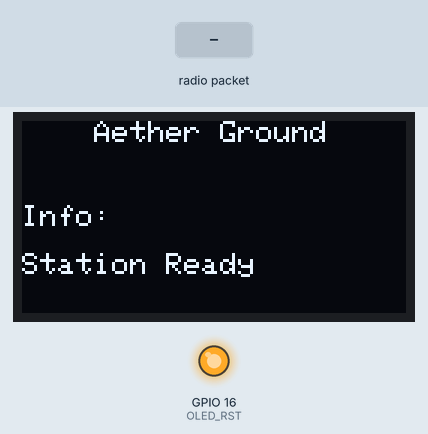
A program run on a simulated ESP32. Parts: 128×64 one-colour display, output pins drawn as LEDs (lit = HIGH). The test bench sets the inputs (shaded band). No radio packets arrive unless stated; what the program prints to the serial monitor is not drawn.

Above: at 1.0 s.
1.1 s: radio packet "Onboard Hello" arrives
At 3.0 s:
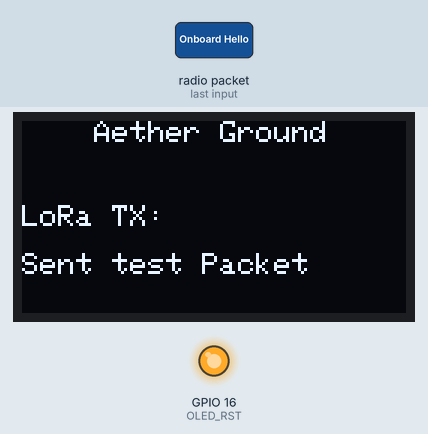
At 4.0 s:
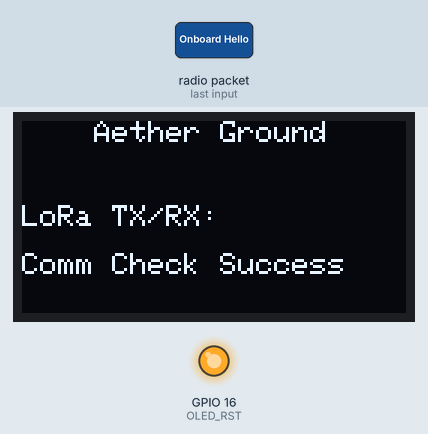
Timing chart, 0 to 5.5 s (numbered marks = the images above; inputs shaded):
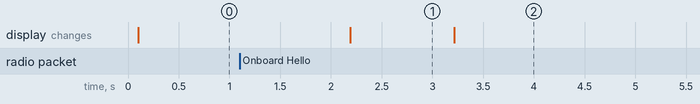

The program:

main.cpp
```cpp
#include <Arduino.h>
#include <SPI.h>
#include <LoRa.h>
#include <Wire.h>
#include "main/Web.h"
#include "main/Input.h"
#include "util/WiFi.h"
#include "util/Comms.h"
#include "util/Serial.h"
#include "util/Logs.h"
#include "util/OLED.h"

void setup() {
    Serial.begin(115200);
    initOLED();
    initInput();
    initLoRa();
    initWiFi();
    initWeb();
    srlInitFin();
    delay(2000);
    while (!checkComm());
}

void loop() {
    inputListener();
}
```

Input.cpp
```cpp
#include <Arduino.h>
#include "Input.h"
#include "util/Comms.h"
#include "util/Serial.h"
#include "util/OLED.h"
#include "pins/buttonPins.h"

void initInput() {
    pinMode(BUTTON1, INPUT);
}

void inputListener() {
    int buttonState = digitalRead(BUTTON1);
    if(buttonState == HIGH) {
        sendLoRa("404");
        delay(250);
        srlInfo("LoRa TX: Sent 404 (Kill)");
        writeToDisplay("LoRa TX:","Sent 404 (Kill)");
    }
}
```

Input.h
```cpp
void initInput();
void inputListener();
```

Web.cpp
```cpp
#include <Arduino.h>
#include <WebServer.h>
#include <ESPAsyncWebServer.h>
#include <Update.h>
#include "static/WebPages.h"
#include "util/Comms.h"
#include "util/Serial.h"
#include "Web.h"

// start webserver on port 80
AsyncWebServer server(80);

// post-execution OTA update handling
void handleUpdate(AsyncWebServerRequest *request) {
  request->send(200, "text/html", updateIndex);
};

// execute OTA update
void handleDoUpdate(AsyncWebServerRequest *request, const String& filename, size_t index, uint8_t *data, size_t len, bool final) {
  if (!index){
    size_t content_len;
    content_len = request->contentLength();
    int cmd = (filename.indexOf(F(".spiffs.bin")) > -1 ) ? U_SPIFFS : U_FLASH;
    if (cmd == U_FLASH && !(filename.indexOf(F(".bin")) > -1) ) return; // wrong image for ESP32
    if (!Update.begin(UPDATE_SIZE_UNKNOWN, cmd)) {
      Update.printError(Serial);
    }
  }
  if (Update.write(data, len) == len) {
    int progress = Update.progress() / 10000;
    Serial.println(progress);
  } else {
    Update.printError(Serial);
  }
  if (final) {
    if (!Update.end(true)){
      Update.printError(Serial);
    } else {
      AsyncWebServerResponse *response = request->beginResponse(200, "text/html", updateDoneIndex);
      request->send(response);
      delay(100);
      ESP.restart();
    }
  }
}

// handle main webinterface
void initWeb(){
    server.on("/", HTTP_GET, [](AsyncWebServerRequest *request){
        request->send_P(200, "text/html", mainIndex);
    });
    server.on("/update", HTTP_GET, [](AsyncWebServerRequest *request){
        request->send(200, "text/html", updateIndex);
    });
    server.on("/doUpdate", HTTP_POST,
        [](AsyncWebServerRequest *request) {},
        [](AsyncWebServerRequest *request, const String& filename, size_t index, uint8_t *data, size_t len, bool final) {
        handleDoUpdate(request, filename, index, data, len, final);}
    );
    server.begin();
    srlInfo("AsyncHTTP initialized");
}
```

Web.h
```cpp
void initWeb();
void inputGyro();
```

WebPages.h
```cpp
const char mainIndex[] PROGMEM = R"=====(
<!DOCTYPE html>
<html>
<head>
</head>
  <body style="width: 99%; height: 99%; background-color:#141441;">
    <section>

      <h1 style="font-size: 5em; padding-left: 0.4em; text-align: center; color:white;">AETHER ONE</h1>
      <h2 style="font-size: 3em; padding-left: 15%; color:white;"><u>TELEMETRY DATA</u></h2>
      <h2 style="font-size: 2.5em; padding-top:2.5em;  padding-left: 10%; color:white;" class="sensore_value"><u>Sensor
      <h1>Value: </u><span id="Log"> 0</span></h1>
      <h2 style="font-size: 2.5em; padding-top:2.5em; padding-left: 10%; color:white;"><u>About Motor:</u></h2>

    </section>

    <script>
      setInterval(function () {
        getData();
      }, 500); //update rate

      function getData() {
        var xhttp = new XMLHttpRequest();
        xhttp.onreadystatechange = function () {
          if (this.readyState == 4 && this.status == 200) {
            document.getElementById("Log").innerHTML = this.responseText;
          }
        };
        xhttp.open("GET", "readLog", true);
        xhttp.send();
      }
    </script>
    <style>
      button {
        background: #5a5a7a;
        color: #fff;

        /* For button Size */
        font-size: 340%;
        padding-top: 5%;
        width: 70%;
        padding-bottom: 5%;

        margin-top: 10px;
        margin-left: 15%;
        border: none;
        border-radius: 4px;
      }
    </style>
  </body>
</html>
)=====";

const char updateIndex[] PROGMEM = R"=====(
<!DOCTYPE html>
<html>
    <head>
        <style>
            * {
                background-color: black;
                font-family: Arial, Helvetica, sans-serif
            }
            p, h1, label {
                color: white;
                font-size: 40px;
            }
            a {
                text-decoration: none;
                color: white;
            }
            button {
                background-color: black;
                color: white;
                border: solid white;
                margin: 10px;
                font-size: 40px;
                border-radius: 15px;
            }
            input {
                color: white;
                margin: 10px;
                font-size: 20px;
                border-radius: 15px;
            }
            #mainContainer {
                border: solid white;
                border-width: 10px;
                text-align: center;
                margin: 0 auto;
                padding: 10px;
            }
            #submitButton {
                background-color: black;
                color: white;
                border: solid white;
                margin: 10px;
                font-size: 20px;
                border-radius: 15px;
            }
            @media (pointer:none), (pointer:coarse) {
                p, h1, label {
                    font-size: 70px;
                }
                button {
                    font-size: 70px;
                }
                input {
                    font-size: 30px;
                }
                #submitButton {
                    font-size: 40px;
                }
            }
        </style>
        <script>
            function notify_update() {
                document.getElementById("update").innerHTML = "<p>Updating...</p>";
            }
        </script>
    </head>
    <body>
        <section id="mainContainer">
            <h1>AETHER-OTA</h1>
            <p>Only *.bin files will work!!</p>
            <form method='POST' action='/doUpdate' enctype='multipart/form-data' target='_self' onsubmit='notify_update()'>
                <input type='file' name='update' accept=".bin" required><br>
                <input id="submitButton" type='submit' value='Start Update!'>
            </form>
            <div id="update"></div>
        </section>
    </body>
</html>
)=====";

const char updateDoneIndex[] PROGMEM = R"=====(
<!DOCTYPE html>
<html>
    <head>
        <style>
            * {
                background-color: black;
                font-family: Arial, Helvetica, sans-serif
            }
            p, h1, label {
                color: white;
                font-size: 40px;
            }
            a {
                text-decoration: none;
                color: white;
            }
            @media (pointer:none), (pointer:coarse) {
                p, h1, label {
                    font-size: 70px;
                }
            }
        </style>
        <script>
            let counter = 4;
            setTimeout(refresh, 5000);
            var upInt = setInterval(updateNumber, 1000);
            function refresh() {
                clearInterval(upInt);
                window.location.replace("/");
            }
            function updateNumber() {
                document.getElementById("updateText").innerHTML = "Update done! Refreshing in " + counter + " ..."
                counter--;
            }
        </script>
    </head>
    <body>
        <p id="updateText">Update done! Refreshing in 5 ...</p>
    </body>
</html>
)=====";
```

Comms.cpp
```cpp
#include <Arduino.h>
#include <SPI.h>
#include <LoRa.h>
#include <Wire.h>
#include "util/Comms.h"
#include "util/Serial.h"
#include "util/OLED.h"
#include "pins/loraPins.h"
#include "settings/loraSet.h"
#include "Comms.h"

String LoRaData;
int responseTimeout = 5000;
unsigned long now = 0;
unsigned long startTime = 0;
bool initialSend = true;

// initialize
void initLoRa() {
    SPI.begin(SCK, MISO, MOSI, SS);
    LoRa.setPins(SS, RST, DIO0);
    if (!LoRa.begin(BAND)) {
        srlError("Unable to start LoRa!");
        while (1);
    }
    LoRa.setSyncWord(LORA_SYNC_WORD);
    srlInfo("LoRa initialized!");
}

// send packet
void sendLoRa(String msg) {
    LoRa.beginPacket();
    LoRa.print(msg);
    LoRa.endPacket();
}

// initial comm check
bool checkComm() {
    if (initialSend) {
        initialSend = false;
        sendLoRa("Ground Hello");
        srlInfo("LoRa TX: Sent test Packet");
        writeToDisplay("LoRa TX:", "Sent test Packet");
        startTime = millis();
    }
    now = millis();
    if ( (now - startTime) <= responseTimeout) {
        int packetSize = LoRa.parsePacket();
        if (packetSize) {
            while ( LoRa.available() ) {
                LoRaData = LoRa.readString();
                if (LoRaData == "Onboard Hello") {
                    srlInfo("LoRa TX/RX: Comm Check Success");
                    writeToDisplay("LoRa TX/RX:", "Comm Check Success");
                    return true;
                }
            }
        }
    } else {
        srlInfo("LoRa RX: Response Timeout");
        writeToDisplay("LoRa RX:", "Response Timeout");
        delay(2000);
        initialSend = true;
    }
    return false;
}
```

Comms.h
```cpp
void sendLoRa(String msg);
bool checkComm();
void initLoRa();
```

Logs.cpp
```cpp
#include <Arduino.h>
//#include <FS.h>
#include <SPI.h>
#include "util/Comms.h"
#include "SdFat.h"

//SdFat SD;
#if SPI_DRIVER_SELECT == 2
#define SD_FAT_TYPE 0

String loggedData = "START OF LOGFILE";
String separator = ";";
String loraLog = "";
String currentLora = "";
String receivedLora = "";

const uint8_t SD_CS = 13;
const uint8_t SD_MOSI = 15;
const uint8_t SD_MISO = 2;
const uint8_t SD_SCK = 14;

long lastWriteMillis = 0;
long currentMillis = 0;
const long interval = 500;

//SPIClass SPI2(VSPI);
SoftSpiDriver<SD_MISO, SD_MOSI, SD_SCK> softSpi;

#if ENABLE_DEDICATED_SPI
#define SD_CONFIG SdSpiConfig(SD_CS, DEDICATED_SPI, SD_SCK_MHZ(0), &softSpi)
#else  // ENABLE_DEDICATED_SPI
#define SD_CONFIG SdSpiConfig(SD_CS_PIN, SHARED_SPI, SD_SCK_MHZ(0), &softSpi)
#endif  // ENABLE_DEDICATED_SPI

SdFat32 sd;
File32 logFile;
void initLog(){
    Serial.println("begin init");
    if(!sd.begin(SD_CONFIG)){
        sd.initErrorHalt();
        sd.initErrorPrint();
    }
    Serial.println(logFile.open("log.txt", O_WRITE | O_CREAT | O_AT_END ));
    logFile.println("init log print");
    Serial.println("end init");
}
void writeLog(String messageToLog){
    Serial.println(String(millis()) + "-" + messageToLog + separator);
    logFile.println(String(millis()) + "-" + messageToLog + separator);
    loggedData = loggedData + String(millis()) + "-" + messageToLog + separator;
    loraLog = String(millis()) + "-" + messageToLog + separator;
    sendLora(loraLog);
}
void closeLog(){
    logFile.close();
}
void loopLog(){
    currentMillis = millis();
    currentLora = readLora();
    if(receivedLora != currentLora){
        writeLog(currentLora);
    }
    if(lastWriteMillis + interval <= currentMillis){
        writeLog("begin looplog " + String(currentMillis));
        closeLog();
        initLog();
        lastWriteMillis = currentMillis;
    }
}
#endif
```

Logs.h
```cpp
void initLog();
void writeLog(String messageToLog);
void closeLog();
void loopLog();
```

OLED.cpp
```cpp
#include <Arduino.h>
#include <SPI.h>
#include <Wire.h>
#include <Adafruit_GFX.h>
#include <Adafruit_SSD1306.h>
#include "util/Comms.h"
#include "util/Serial.h"
#include "pins/oledPins.h"
#include "settings/oledSet.h"
#include "OLED.h"

// display
Adafruit_SSD1306 display(SCREEN_WIDTH, SCREEN_HEIGHT, &Wire, OLED_RST);

// write to display
void writeToDisplay(String type, String msg) {
    display.clearDisplay();
    display.setCursor(24, 0);
    display.println("Aether Ground");
    display.setCursor(0, 28);
    display.println(type);
    display.setCursor(0, 44);
    display.println(msg);
    display.display();
}

// initialize display
void initOLED() {
    pinMode(OLED_RST, OUTPUT);
    digitalWrite(OLED_RST, LOW);
    delay(20);
    digitalWrite(OLED_RST, HIGH);
    Wire.begin(OLED_SDA, OLED_SCL);
    if(!display.begin(SSD1306_SWITCHCAPVCC, 0x3c, false, false)) {
        srlError("Unable to initialized OLED");
        while (1);
    }
    display.setTextColor(SSD1306_WHITE);
    display.setTextSize(OLED_FONT_SIZE);
    writeToDisplay("Info:","Station Ready");
    srlInfo("OLED initialized");
}
```

OLED.h
```cpp
void initOLED();
void writeToDisplay(String type, String msg);
```

Serial.cpp
```cpp
#include <Arduino.h>
#include "Serial.h"
#include "settings/serialSet.h"

void srlInitFin() {
    Serial.println("> Setup:");
    Serial.println("> Initialization Sequence complete!");
    Serial.println(END_SEPERATOR);
}

void srlError(String errorMsg) {
    Serial.println("> Error Report:");
    Serial.println("> " + errorMsg);
    Serial.println(END_SEPERATOR);
}

void srlInfo(String infoMsg) {
    Serial.println("> Info:");
    Serial.println("> " + infoMsg);
    Serial.println(END_SEPERATOR);
}
```

Serial.h
```cpp
void srlInitFin();
void srlError(String errorMsg);
void srlInfo(String infoMsg);
```

WiFi.cpp
```cpp
#include <Arduino.h>
#include <WiFi.h>
#include <WiFiClient.h>
#include "util/Serial.h"
#include "settings/wifiSet.h"
#include "WiFi.h"

void initWiFi() {
    WiFi.mode(WIFI_AP);
    WiFi.softAP(ssid, password);
    srlInfo("WiFi initialized");
}
```

WiFi.h
```cpp
void initWiFi();
```

buttonPins.h
```cpp
#define BUTTON1 19
```

loraPins.h
```cpp
// pins
#define SCK 5
#define MISO 19
#define MOSI 27
#define SS 18
#define RST 23
#define DIO0 26
```

oledPins.h
```cpp
// display pins
#define OLED_SDA 21
#define OLED_SCL 22
#define OLED_RST 16
```

loraSet.h
```cpp
// frequency and sync word
#define BAND 866E6
#define LORA_SYNC_WORD 0xF3
```

oledSet.h
```cpp
// size
#define SCREEN_WIDTH 128
#define SCREEN_HEIGHT 64

// font
#define OLED_FONT_SIZE 1
```

serialSet.h
```cpp
//looks and version
#define FLIGHTCODE_VERSION "0.1.1"
#define END_SEPERATOR ">"
```

wifiSet.h
```cpp
// wifi creds
const char* ssid     = "Aether Groundstation";
const char* password = "rocketgobrr";
```

Measured:
- after the input at 1.1 s, the display: first differs from a run without the input after 2.1 s (image 2)
- what the display in image 1 shows lasts 1.0 s, from 2.2 s to 3.2 s
